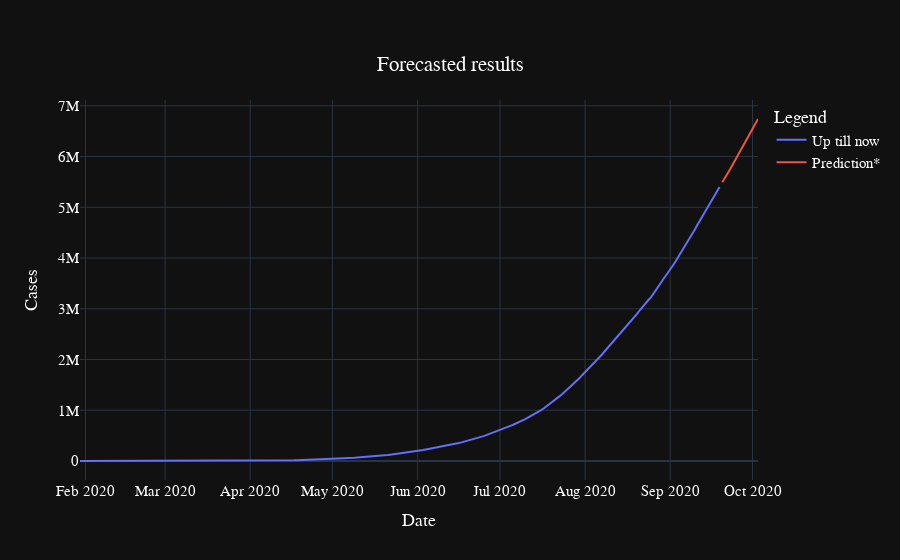

The notebook cell this image was saved under:
### Code cell
graph.show()

### Figure 1 — Plotly figure (JSON) as saved in the notebook; plotly's stock layout.template omitted (floating-point values rounded to 4 significant figures; data arrays with more than 128 entries replaced by an {"elided": "..."} marker saying what was removed)
{"data": [{"mode": "lines", "name": "Up till now ", "type": "scatter", "x": {"elided": "234 str values"}, "y": {"elided": "234 int values"}}, {"mode": "lines", "name": "Prediction*", "type": "scatter", "x": ["2020-09-20T00:00:00", "2020-09-21T00:00:00", "2020-09-22T00:00:00", "2020-09-23T00:00:00", "2020-09-24T00:00:00", "2020-09-25T00:00:00", "2020-09-26T00:00:00", "2020-09-27T00:00:00", "2020-09-28T00:00:00", "2020-09-29T00:00:00", "2020-09-30T00:00:00", "2020-10-01T00:00:00", "2020-10-02T00:00:00", "2020-10-03T00:00:00"], "y": [5493000.0, 5576000.0, 5666000.0, 5765000.0, 5863000.0, 5960000.0, 6057000.0, 6153000.0, 6239000.0, 6334000.0, 6436000.0, 6538000.0, 6639000.0, 6740000.0]}], "layout": {"font": {"color": "white", "family": "Arial", "size": 15}, "legend": {"title": {"text": "Legend "}}, "title": {"text": "Forecasted results", "x": 0.5, "xanchor": "center", "y": 0.9, "yanchor": "top"}, "xaxis": {"title": {"text": "Date"}}, "yaxis": {"title": {"text": "Cases"}}}}
